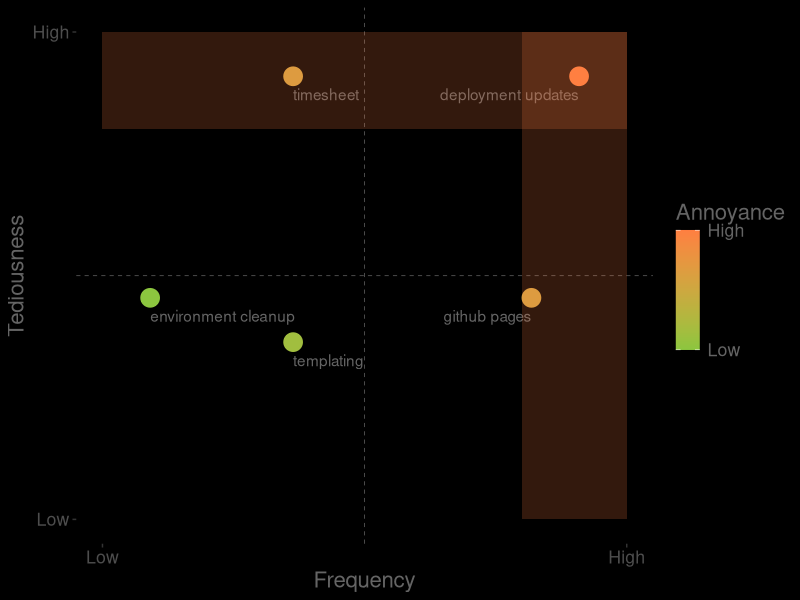
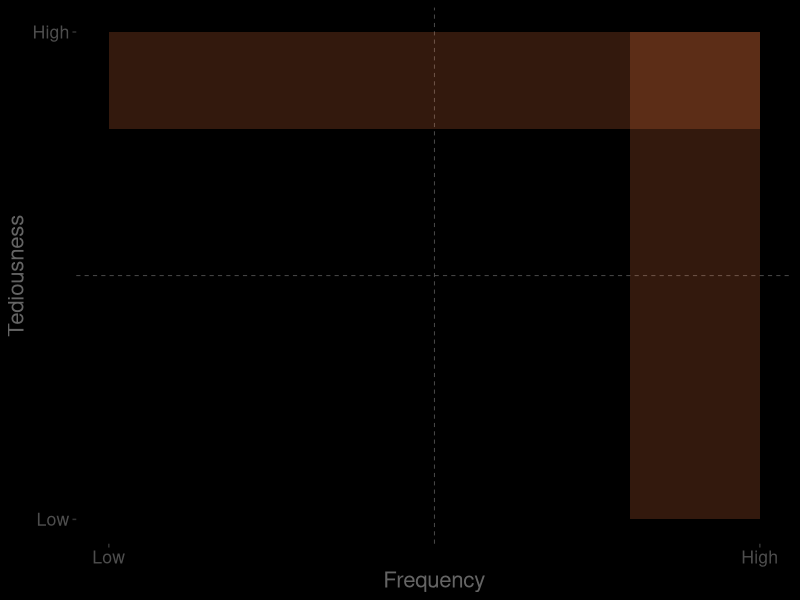

Reproduce these figures in R, in order.
library(ggplot2)

# emakina colors
tangerine<-"#ff7f41" #orange
tangerine_transparent<-"#ff7f4185"
chartreuse<- "#8cc63f" #green
chartreuse_transparent<- "#8cc63f85"
azure<- "#008fd4" #blue
colors <- c(tangerine, chartreuse)
black<-"#000000"
grey1<-"#c8c8c8" # light grey
grey2<-"#969696" # middle grey
grey3<-"#646464" # dark grey

names<-c("timesheet","github pages","templating","deployment updates","environment cleanup")
tediousness<-c(10, 5,4,10,5)
frequency<- c(4,9,4,10,1)


data <-data.frame(names, frequency, tediousness)
data$annoyance<-data$frequency + data$tediousness

#showPoints: if TRUE, then the points are plotted with their corresponding labels
# outFile: the path where to save the generated graph
get_graph<-function(showPoints,outFile){
 p<-ggplot(data, aes(x=frequency,y=tediousness)) +
   #color labels and breaks (put in the legend)
   scale_colour_gradient(low=chartreuse, high=tangerine,breaks=c(min(data$annoyance), max(data$annoyance)),labels = c("Low", "High")) + # color coding of points
   # Axis labels and legend label
   xlab('Frequency') + ylab('Tediousness') +  labs(color="Annoyance") +
   # lim is the range of the x-axis, breaks defines which ticks to display, and labels are the labels of the ticks
   scale_x_continuous(lim=c(0,max(data$frequency)+1), breaks=c(0, max(data$frequency)+1), labels=c('Low', 'High')) +
   # same as for x-axis :)
   scale_y_continuous(lim=c(0,max(data$tediousness)+1), breaks=c(0, max(data$tediousness)+1), labels=c('Low', 'High'))
 if(showPoints){
  p<-p+geom_point(aes(color=annoyance), size=6)+
  geom_text(aes(label=names),hjust="inward",vjust=2,colour=grey3)
 }
 # label sizes
 titleSize<-18
 labelSize<-14

 p<-p+theme(
  text=element_text(size=16),
  # set colour to NA otherwise you have a small white border - ANNOYING!
  plot.background=element_rect(fill=black,colour=NA),
  legend.background=element_rect(fill=black),
  panel.background = element_rect(fill = black,
                                size = 2, linetype = "solid"),
  panel.grid.major = element_line(size = 0.5, linetype = 'solid',
                                colour = NA),
  panel.grid.minor = element_line(size = 0.25, linetype = 'dashed',
                                colour = grey3)
  ,legend.text=element_text(color=grey3)
  ,legend.title=element_text(color=grey3)

  ,axis.title.x = element_text( color=grey3)
  ,axis.title.y = element_text( color=grey3)
  #,plot.margin=grid::unit(c(0,0,0,0), "mm")
)

 # add rectangles to highlight the interesting areas
 p<-p +
  # horizontal bar
  annotate("rect",xmin=0,xmax=max(data$frequency)+1,ymax=max(data$tediousness)+1,ymin=0.8*(max(data$tediousness)+1),alpha=0.2,fill=tangerine)+
  # vertical bar
  annotate("rect",xmin=(1-0.2)*(max(data$frequency)+1),xmax=max(data$frequency)+1,ymax=max(data$tediousness)+1,ymin=0,alpha=0.2,fill=tangerine)

 ggsave(outFile, p)
}

# Generate graph with points
get_graph(TRUE,"./assets/scatterplot.png")
# Generate graph without points - used in introduction
get_graph(FALSE,"./assets/scatterplot_intro.png")
